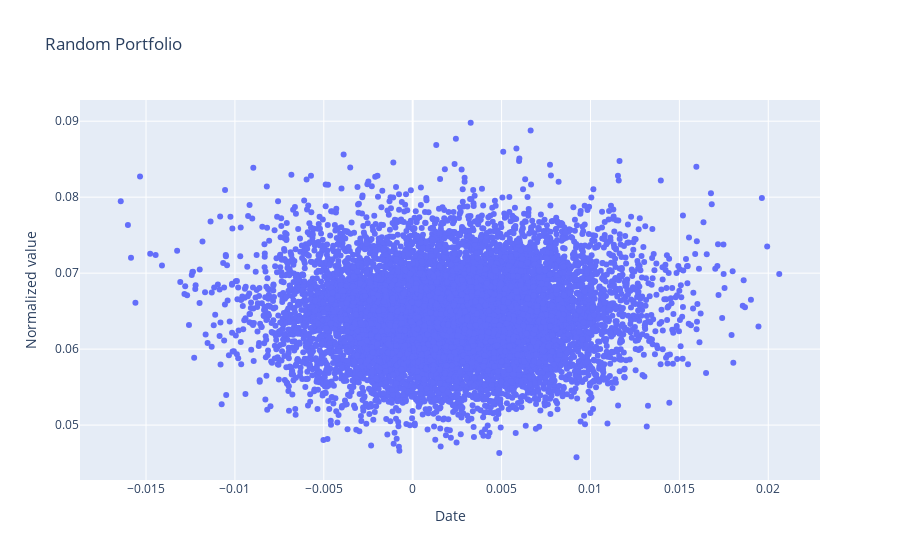

Here is the notebook cell this chart was saved with:
### Code cell
fig = go.Figure()
fig.add_trace(go.Scatter(x=means.squeeze(), y=stds.squeeze(),
            name='start value', mode="markers"
            ))
fig.update_layout(title="Random Portfolio",
            xaxis_title='Date',
            yaxis_title='Normalized value')
fig.show()

### Figure 1 — Plotly figure (JSON) as saved in the notebook; plotly's stock layout.template omitted (floating-point values rounded to 4 significant figures; data arrays with more than 128 entries replaced by an {"elided": "..."} marker saying what was removed)
{"data": [{"mode": "markers", "name": "start value", "type": "scatter", "x": {"elided": "10000 float values"}, "y": {"elided": "10000 float values"}}], "layout": {"title": {"text": "Random Portfolio"}, "xaxis": {"title": {"text": "Date"}}, "yaxis": {"title": {"text": "Normalized value"}}}}
